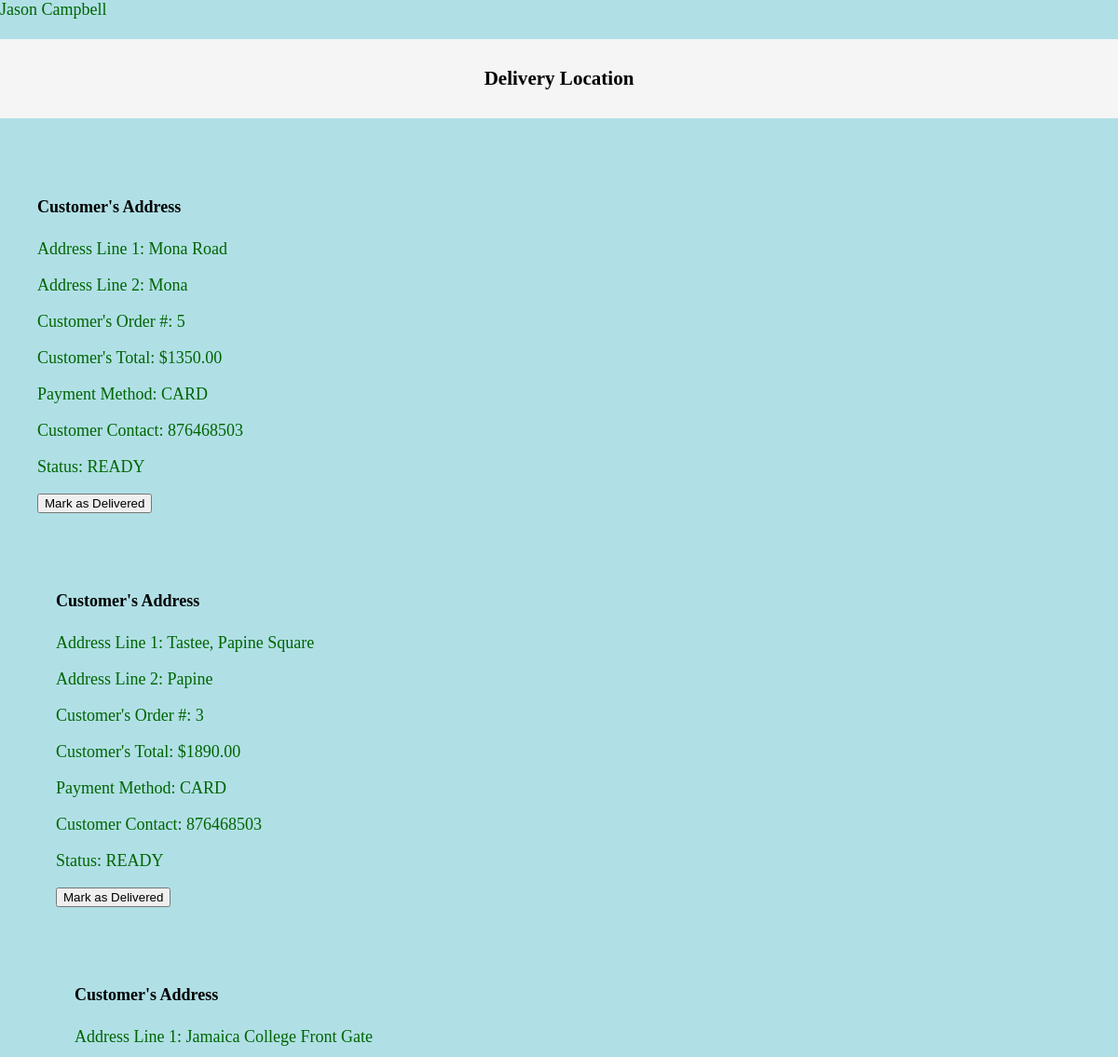
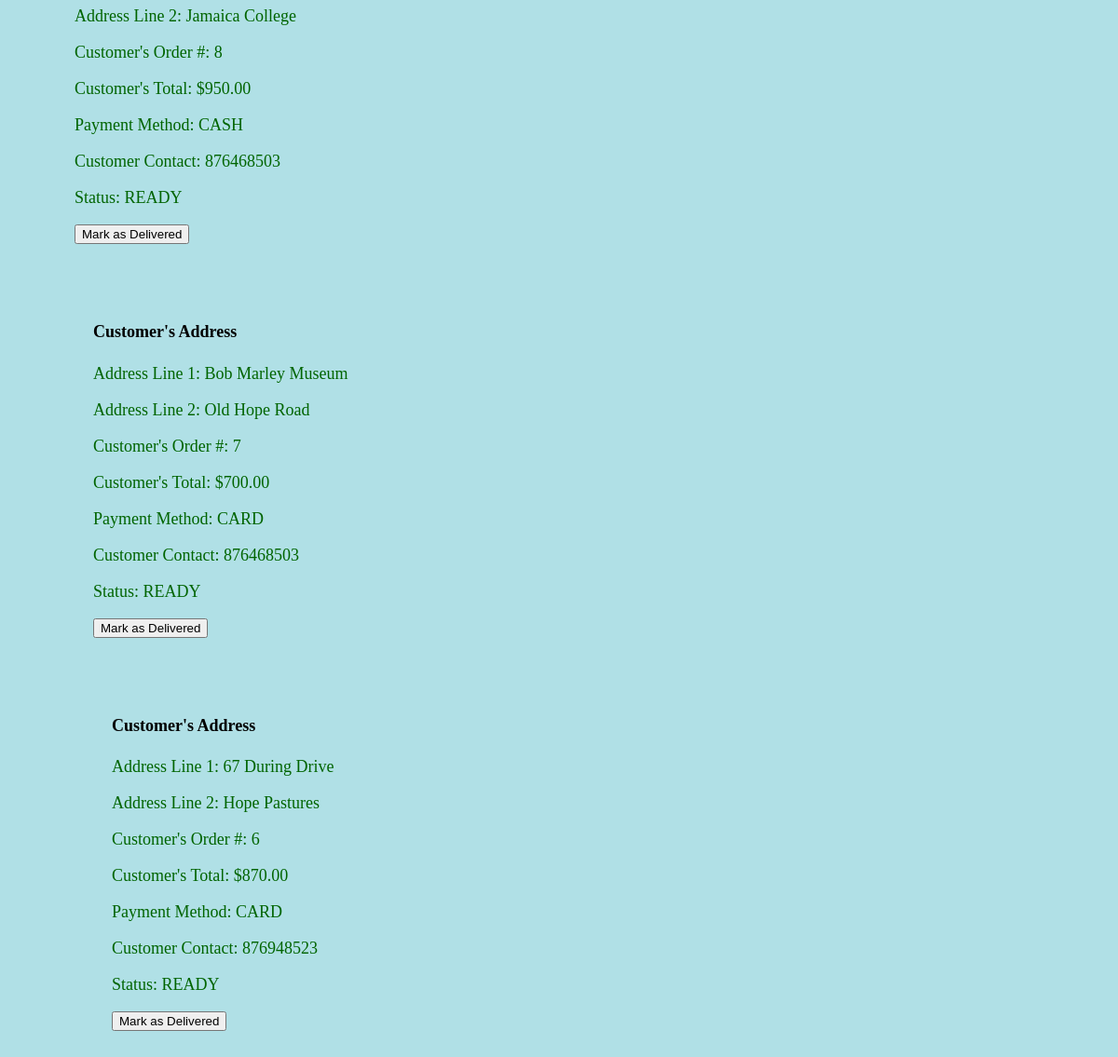
/deliveryPersonnel.php (signed in), run on the app's committed database (2 pictures, top to bottom).
### tables this page shows
CREATE TABLE `orders` (
    `id` int(11) NOT NULL AUTO_INCREMENT,
    `total` int(11) NOT NULL default 0,
    `items` varchar(300)  NOT NULL default '',
    `status` char(4) NOT NULL default 'OPEN',
    `delivered` varchar(3) NOT NULL default 'NO',
    `date` varchar(11) NOT NULL default '',
    `gen_del_location` varchar(80) NOT NULL default '',
    `address` varchar(100) NOT NULL default '',
    `start_time` varchar(10) NOT NULL default '',
    `end_time` varchar(10) NOT NULL default '',
    `cusId` int(11) NOT NULL default 0,
    `deliveryPersonnel` varchar(100) NOT NULL default '',
    `payment` varchar(4) NOT NULL default '',
    PRIMARY KEY (`id`)

);

CREATE TABLE `users` (
    `id` int(10) NOT NULL AUTO_INCREMENT,
    `name` varchar(50) NOT NULL default '',
    `password` varchar(300)  NOT NULL default '',
    `reward points` int(11) NOT NULL default 0,
    `phoneNum` int(10) NOT NULL default 0,
    PRIMARY KEY (`id`)

);

### deliveryPersonnel.php (the view, shortened to what this page needs)
<!DOCTYPE html>
<html lang="en">
<head>
    <link rel="stylesheet" href="deliveryPersonnel.css">
</head>
<body>
    <?php
      require 'Employee.php';
      require_once 'DBManager.php';
        class DeliveryPersonnel extends Employee {
            protected $conn;
            function __construct () {
              $host = 'localhost';
              $username = 'boardwalk_user';
              $password = 'password123';
              $dbname = 'cafeInfo';
              $this->dbmanager = new DBManager($host, $username, $password, $dbname);
              $this->conn = $this->dbmanager->getConn();
            }
          public function viewOrders(){
            echo $_SESSION['admin'][1];
            if ($_SESSION['admin'][1] == "Chad Williams"){
              $stmts = $this->conn->query("SELECT * FROM orders WHERE status = 'CLSD' AND delivered = 'NO' AND deliveryPersonnel = 'Chad Williams'");
              $delivery = $stmts->fetchAll();
            }
            elseif ($_SESSION['admin'][1] == "Jason Campbell"){
              $stmts = $this->conn->query("SELECT * FROM orders WHERE delivered = 'NO' AND deliveryPersonnel = 'Jason Campbell' AND gen_del_location = 'Mona'");
              $delMona = $stmts->fetchAll();
              $stmts = $this->conn->query("SELECT * FROM orders WHERE delivered = 'NO' AND deliveryPersonnel = 'Jason Campbell' AND gen_del_location = 'Papine'");
              $delPap = $stmts->fetchAll();
              $stmts = $this->conn->query("SELECT * FROM orders WHERE delivered = 'NO' AND deliveryPersonnel = 'Jason Campbell' AND gen_del_location = 'Jamaica College'");
              $delJC = $stmts->fetchAll();
              $stmts = $this->conn->query("SELECT * FROM orders WHERE delivered = 'NO' AND deliveryPersonnel = 'Jason Campbell' AND gen_del_location = 'Old Hope Road'");
              $delOldHope = $stmts->fetchAll();
              $stmts = $this->conn->query("SELECT * FROM orders WHERE delivered = 'NO' AND deliveryPersonnel = 'Jason Campbell' AND gen_del_location = 'Hope Pastures'");
              $delHopePast = $stmts->fetchAll();
              $delivery = array_merge($delMona, $delPap, $delJC, $delOldHope, $delHopePast);
            }
           ?>
            <h3>Delivery Location</h3>
            <?php foreach($delivery as $deliveryfor):?>
            <div class="ok">
              <div id="DeliveryDiv-<?=$deliveryfor["id"]?>">
                  <?php
                    $custId = $deliveryfor['cusId'];
                    $stmt = $this->conn->query("SELECT * FROM `users` WHERE `id` = $custId");
                    $custNum = $stmt->fetchAll(PDO::FETCH_ASSOC)[0]['phoneNum'];
                  ?>
                  <h4>Customer's Address</h4>
                  <p>Address Line 1: <?=$deliveryfor["address"]?></p>
                    <p class="delAddress">Address Line 2: <?=$deliveryfor["gen_del_location"]?></p>
                    <p class="delID">Customer's Order #: <?=$deliveryfor["id"]?></p>
                    <p class="delPrice">Customer's Total: $<?=$deliveryfor["total"]?>.00</p>
                    <p class="payment">Payment Method: <?=$deliveryfor["payment"]?></p>
                    <p class="payment">Customer Contact: <?=$custNum?></p>
                    <p class="order-statuses">Status: READY</p>
                    <button id="<?=$deliveryfor["id"]?>" class="delivered-order">Mark as Delivered</button>
            </div>
            <?php endforeach?>
            </div>
        <?php }
    }
    $deliveryPerson = new DeliveryPersonnel();
    $deliveryPerson->viewOrders();
    ?>
</body>
</html>

### index.css (style rules this page uses)
body { font-family: Arial, Helvetica, sans-serif; margin: 0; font-size: 30px; box-sizing: border-box; overflow-x: hidden; }

### deliveryPersonnel.css (style rules this page uses)
body { font-size: 18px; font-family: Cambria, Cochin, Georgia, Times, 'Times New Roman', serif; background-color:powderblue; color:darkgreen; }
h3 { text-align: center; background-color: whitesmoke; padding: 30px; color:black; }
h4 { color:black; }
div { padding: 20px; }

### data on the page
orders: address "Mona Road", gen_del_location "Mona", id "5", total "1350", payment "CARD", users.phoneNum "876468503"
orders: address "Tastee, Papine Square", gen_del_location "Papine", id "3", total "1890", payment "CARD", users.phoneNum "876468503"
orders: address "Jamaica College Front Gate", gen_del_location "Jamaica College", id "8", total "950", payment "CASH", users.phoneNum "876468503"
orders: address "Bob Marley Museum", gen_del_location "Old Hope Road", id "7", total "700", payment "CARD", users.phoneNum "876468503"
orders: address "67 During Drive", gen_del_location "Hope Pastures", id "6", total "870", payment "CARD", users.phoneNum "876948523"

### other printed values
$_SESSION['admin'][1] "Jason Campbell"
